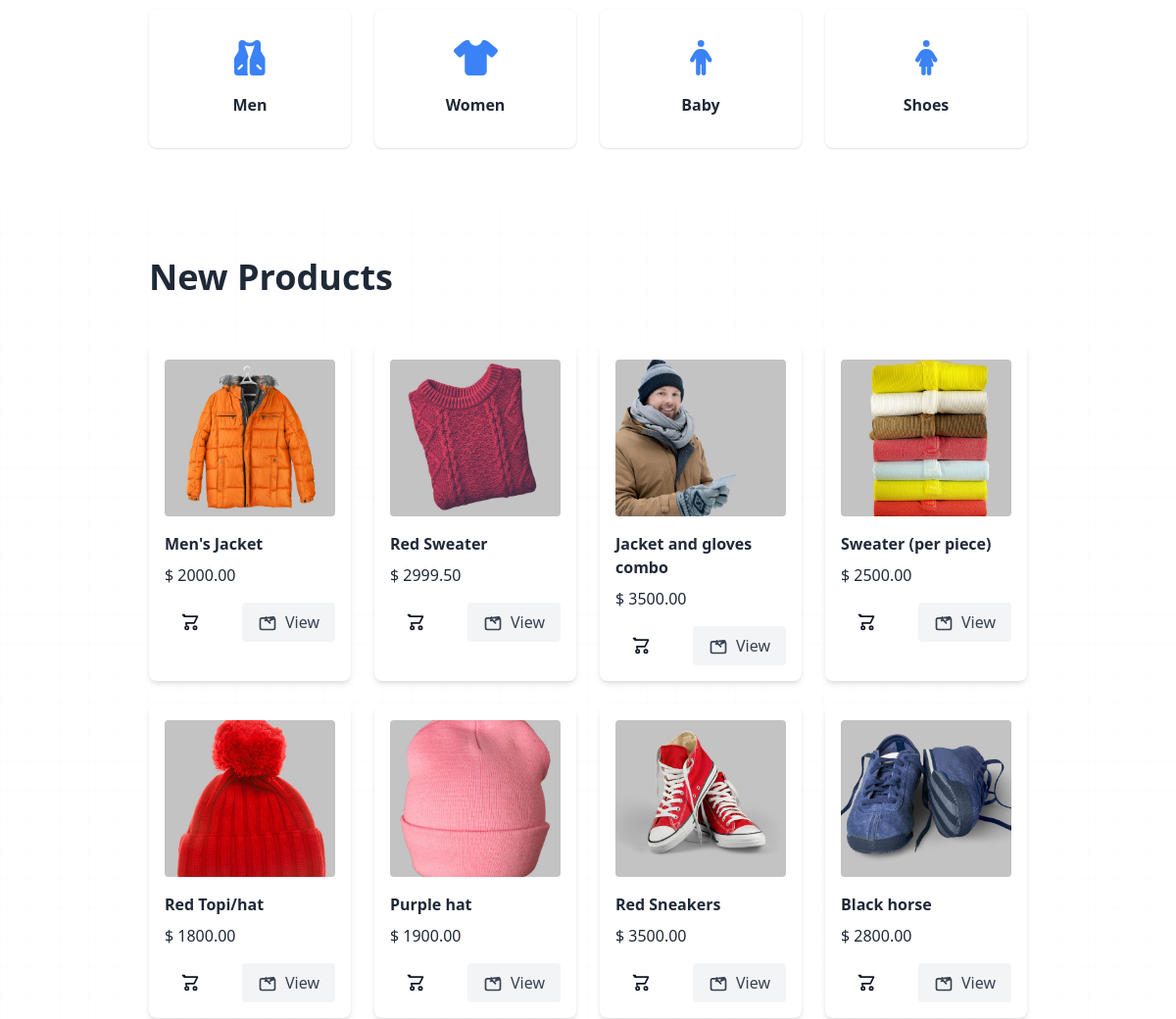
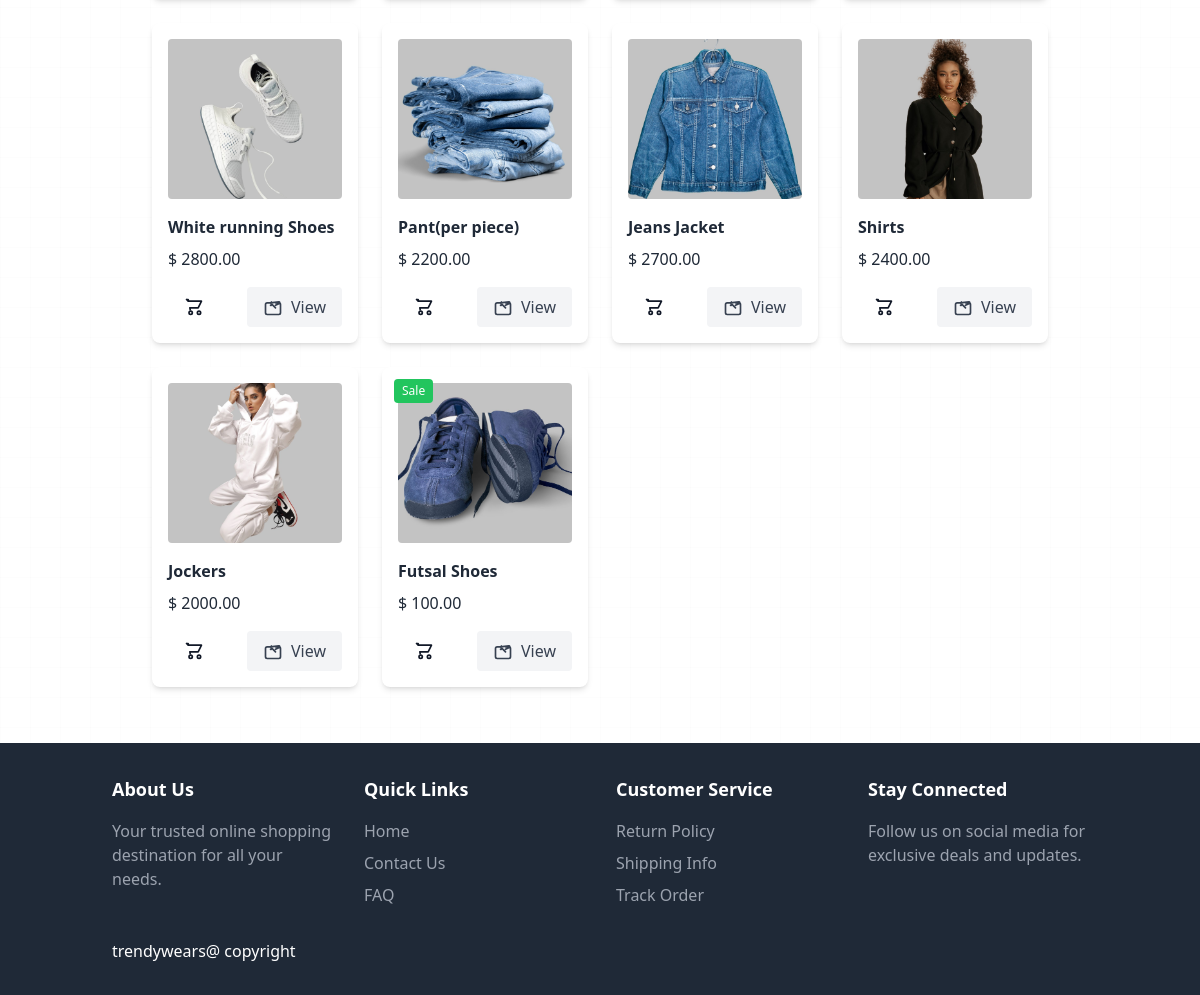
The app's page / (lower part), older data (2 pictures, top to bottom).
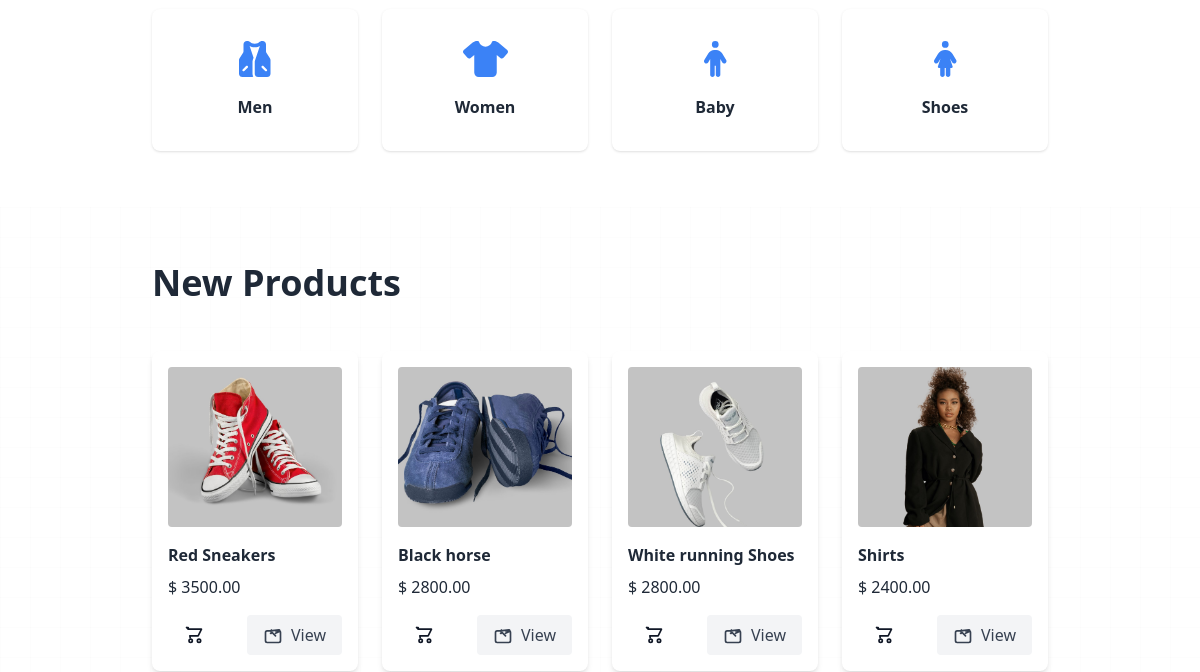
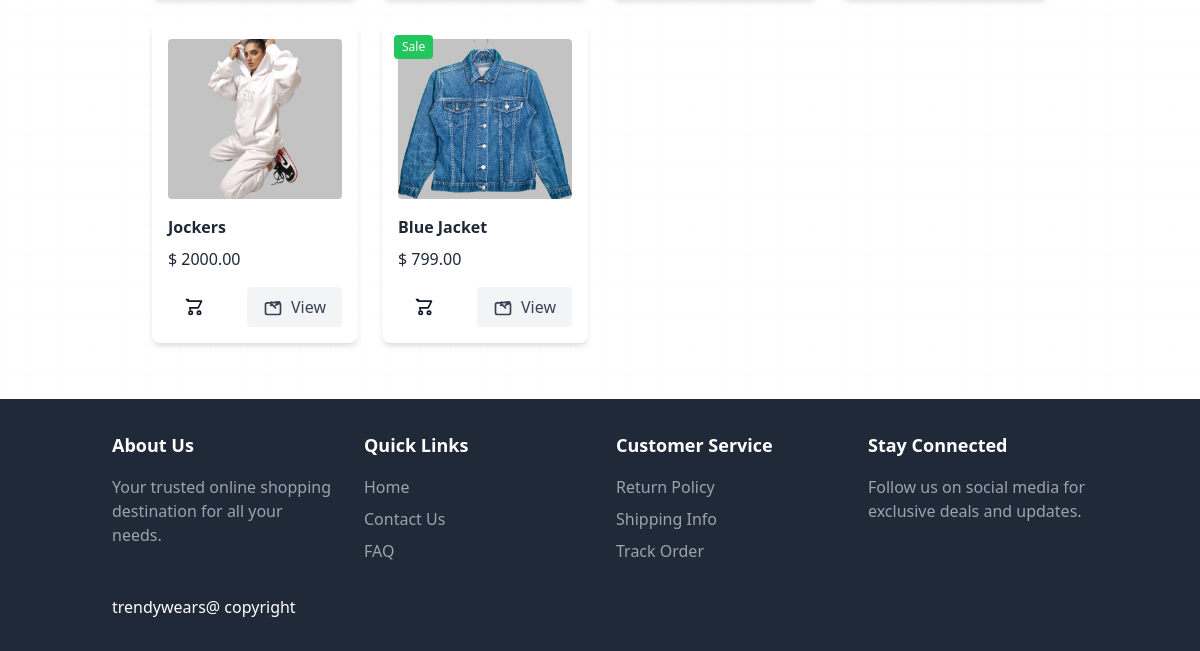
The same page, newer data (2 pictures, top to bottom).
### store/models.py (models this page shows, shortened)
class Product(models.Model):
    name=models.CharField(max_length=100)
    price=models.DecimalField(default=0,decimal_places=2,max_digits=6)
    Category=models.ForeignKey(Category,on_delete=models.CASCADE,default=1)
    description=models.CharField(max_length=250,default='',blank=True,null=True)
    image=models.ImageField(upload_to='uploads/product/')
    is_sale=models.BooleanField(default=False)
    sale_price=models.DecimalField(default=0,decimal_places=2,max_digits=6)
    created_at = models.DateField(default=timezone.now)  # Using timezone.now() here
    @property
    def is_new(self):
        return timezone.now().date() - self.created_at <= timedelta(days=7)

### store/views.py (the view)
# urls.py: path('',views.home, name='home'),
def home(request):
    products=Product.objects.all()
    return render(request ,'home.html',{'products':products})

### store/models.py (called while the page is built)
    def __str__(self):
        return self.name  # Returns category name as string

### store/templates/home.html (shortened to what this page needs)
{% extends "base.html" %}
{% load static %}
{% block content %}
<section id="categories" class="relative bg-white text-gray-800 py-14 overflow-hidden">
    <div class="container mx-auto px-6 lg:px-16">
        <div class="grid grid-cols-2 md:grid-cols-4 gap-6">
            <a href="{% url 'category' 'men' %}" class="block">
                <div class="bg-white p-8 rounded-lg shadow hover:shadow-lg transition-shadow cursor-pointer text-center">
                    <i class="fas fa-vest text-4xl text-blue-500 mb-4"></i>
                    <h3 class="font-semibold text-gray-800">Men</h3>
                </div>
            </a>
            <a href="{% url 'category' 'women' %}" class="block">
            <div class="bg-white p-8 rounded-lg shadow hover:shadow-lg transition-shadow cursor-pointer text-center">
                <i class="fas fa-tshirt text-4xl text-blue-500 mb-4"></i>
                <h3 class="font-semibold text-gray-800">Women</h3>
            </div>
            </a>
            <a href="{% url 'category' 'baby' %}" class="block">
            <div class="bg-white p-8 rounded-lg shadow hover:shadow-lg transition-shadow cursor-pointer text-center">
                <i class="fas fa-male text-4xl text-blue-500 mb-4"></i>
                <h3 class="font-semibold text-gray-800">Baby</h3>
            </div>
            </a>
            <a href="{% url 'category' 'shoes' %}" class="block">
            <div class="bg-white p-8 rounded-lg shadow hover:shadow-lg transition-shadow cursor-pointer text-center">
                <i class="fas fa-female text-4xl text-blue-500 mb-4"></i>
                <h3 class="font-semibold text-gray-800">Shoes</h3>
            </div>
            </a>
        </div>
    </div>
</section>
<section id="products" class="relative bg-white text-gray-800 py-14 overflow-hidden">
    <div class="absolute inset-0 bg-pattern opacity-10"></div>
    <div class="container mx-auto px-6 lg:px-16">
        <div class="text-left mb-12">
            <h2 class="text-xl font-bold text-gray-800 sm:text-4xl">
                New Products
            </h2>
        </div>
        <div class="grid md:grid-cols-4 gap-6" id="featuredProducts">
            {% for product in products %}
                <div class="bg-white p-4 rounded-lg shadow-md product-hover relative">
                    <img src="{{ product.image.url }}" alt="{{ product.name }}" class="w-full h-40 object-cover mb-4 rounded">
                    {% if product.is_sale %}
                    <span class="absolute top-3 left-3 bg-green-500 text-white text-xs px-2 py-1 rounded">Sale</span>
                {% endif %}
                    <h3 class="font-bold text-l mb-2">{{ product.name }}</h3>
                    <p class="text-gray-800 mb-4">$ {{ product.price }}</p>
                    <div class="flex justify-between items-center">
                        <button
                            class="text-gray-900 px-4 py-2 rounded hover:text-blue-600 flex items-center gap-2"
                             onclick="addToCart('{{ product.id }}')"
                        >
                            <svg xmlns="http://www.w3.org/2000/svg" class="h-5 w-5" fill="none" viewBox="0 0 24 24" stroke="currentColor">
                                <path stroke-linecap="round" stroke-linejoin="round" stroke-width="2" d="M3 3h2l.4 2M7 13h10l4-8H5.4m-.4 0L3 3m4 10l.4 2m.6 6a2 2 0 100-4 2 2 0 000 4zm10 0a2 2 0 100-4 2 2 0 000 4z" />
                            </svg>
                        </button>
                        <a
                            href="/product/{{ product.id }}"
                            class="bg-gray-100 text-gray-700 px-4 py-2 rounded hover:bg-gray-200 flex items-center gap-2"
                        >
                            View
                        </a>
                    </div>
                </div>
            {% endfor %}
        </div>
    </section>
{% endblock %}

### store/templates/base.html (shortened to what this page needs)
{% load static %}
<!DOCTYPE html>
<html lang="en">
<head>
    <script src="https://cdn.tailwindcss.com"></script>
    <link href="https://cdnjs.cloudflare.com/ajax/libs/font-awesome/6.0.0-beta3/css/all.min.css" rel="stylesheet">
</head>
<body class="bg-gray-50">
    <main>
        {% block content %}{% endblock %}
    </main>
    <footer class="bg-gray-800 text-white">
        <div class="container mx-auto px-6 py-8">
            <div class="grid grid-cols-1 md:grid-cols-4 gap-8">
                <div>
                    <h3 class="text-lg font-semibold mb-4">About Us</h3>
                    <p class="text-gray-400">Your trusted online shopping destination for all your needs.</p>
                </div>
                <div>
                    <h3 class="text-lg font-semibold mb-4">Quick Links</h3>
                    <ul class="space-y-2">
                        <li><a href="#" class="text-gray-400 hover:text-white">Home</a></li>
                        <li><a href="#" class="text-gray-400 hover:text-white">Contact Us</a></li>
                        <li><a href="#" class="text-gray-400 hover:text-white">FAQ</a></li>
                    </ul>
                </div>
                <div>
                    <h3 class="text-lg font-semibold mb-4">Customer Service</h3>
                    <ul class="space-y-2">
                        <li><a href="#" class="text-gray-400 hover:text-white">Return Policy</a></li>
                        <li><a href="#" class="text-gray-400 hover:text-white">Shipping Info</a></li>
                        <li><a href="#" class="text-gray-400 hover:text-white">Track Order</a></li>
                    </ul>
                </div>
                <div>
                    <h3 class="text-lg font-semibold mb-4">Stay Connected</h3>
                    <p class="text-gray-400">Follow us on social media for exclusive deals and updates.</p>
                </div>
                <h2>trendywears@ copyright</h2>
            </div>
        </div>
    </footer>
</body>
</html>

### store/templates/home.html (style rules this page uses)
.bg-pattern { background-image: linear-gradient(to right, rgba(0,0,0,0.1) 1px, transparent 1px), linear-gradient(to bottom, rgba(0,0,0,0.1) 1px, transparent 1px); background-size: 30px 30px; }

Row changes from the older to the newer data that the page shows:
removed Product: image (picture), name "Men's Jacket", price "2000.00"
removed Product: image (picture), name "Red Sweater", price "2999.50"
removed Product: image (picture), name "Jacket and gloves combo", price "3500.00"
removed Product: image (picture), name "Sweater (per piece)", price "2500.00"
removed Product: image (picture), name "Red Topi/hat", price "1800.00"
removed Product: image (picture), name "Purple hat", price "1900.00"
removed Product: image (picture), name "Pant(per piece)", price "2200.00"
removed Product: image (picture), name "Jeans Jacket", price "2700.00"
removed Product: image (picture), is_sale "Sale", name "Futsal Shoes", price "100.00"
added Product: image (picture), is_sale "Sale", name "Blue Jacket", price "799.00"
